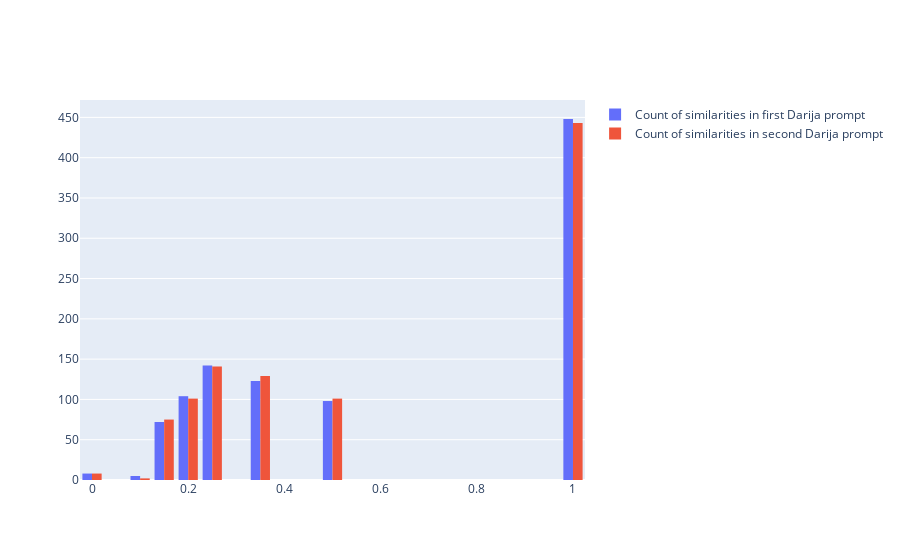

Notebook code cell kept with this figure:
### Code cell
import plotly.graph_objects as go


fig = go.Figure()

fig.add_trace(go.Histogram(histfunc="count", y=dataset['similarity_p1'], x=dataset['similarity_p1'], name="Count of similarities in first Darija prompt"))
fig.add_trace(go.Histogram(histfunc="count", y=dataset['similarity_p2'], x=dataset['similarity_p2'], name="Count of similarities in second Darija prompt"))

fig.show()

### Figure 1 — Plotly figure (JSON) as saved in the notebook; plotly's stock layout.template omitted (floating-point values rounded to 4 significant figures; data arrays with more than 128 entries replaced by an {"elided": "..."} marker saying what was removed)
{"data": [{"histfunc": "count", "name": "Count of similarities in first Darija prompt", "type": "histogram", "x": {"elided": "1000 float values"}, "y": {"elided": "1000 float values"}}, {"histfunc": "count", "name": "Count of similarities in second Darija prompt", "type": "histogram", "x": {"elided": "1000 float values"}, "y": {"elided": "1000 float values"}}], "layout": {}}
